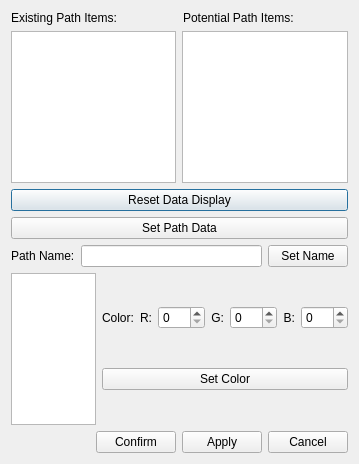
<?xml version="1.0" encoding="UTF-8"?>
<ui version="4.0">
 <class>Dialog</class>
 <widget class="QDialog" name="Dialog">
  <property name="geometry">
   <rect>
    <x>0</x>
    <y>0</y>
    <width>359</width>
    <height>464</height>
   </rect>
  </property>
  <property name="windowTitle">
   <string>Dialog</string>
  </property>
  <layout class="QVBoxLayout" name="verticalLayout">
   <item>
    <layout class="QHBoxLayout" name="horizontalLayout_5">
     <property name="bottomMargin">
      <number>0</number>
     </property>
     <item>
      <widget class="QLabel" name="label_2">
       <property name="text">
        <string>Existing Path Items:</string>
       </property>
      </widget>
     </item>
     <item>
      <widget class="QLabel" name="label_3">
       <property name="text">
        <string>Potential Path Items:</string>
       </property>
      </widget>
     </item>
    </layout>
   </item>
   <item>
    <layout class="QVBoxLayout" name="verticalLayout_3">
     <property name="topMargin">
      <number>0</number>
     </property>
     <item>
      <layout class="QHBoxLayout" name="horizontalLayout_2">
       <item>
        <widget class="QListWidget" name="listWidget">
         <property name="editTriggers">
          <set>QAbstractItemView::NoEditTriggers</set>
         </property>
         <property name="dragEnabled">
          <bool>true</bool>
         </property>
         <property name="dragDropMode">
          <enum>QAbstractItemView::DragDrop</enum>
         </property>
         <property name="defaultDropAction">
          <enum>Qt::MoveAction</enum>
         </property>
        </widget>
       </item>
       <item>
        <widget class="QListWidget" name="listWidget_2">
         <property name="editTriggers">
          <set>QAbstractItemView::NoEditTriggers</set>
         </property>
         <property name="dragEnabled">
          <bool>true</bool>
         </property>
         <property name="dragDropMode">
          <enum>QAbstractItemView::DragDrop</enum>
         </property>
         <property name="defaultDropAction">
          <enum>Qt::MoveAction</enum>
         </property>
        </widget>
       </item>
      </layout>
     </item>
     <item>
      <widget class="QPushButton" name="pushButton_7">
       <property name="text">
        <string>Reset Data Display</string>
       </property>
      </widget>
     </item>
     <item>
      <widget class="QPushButton" name="pushButton_4">
       <property name="text">
        <string>Set Path Data</string>
       </property>
      </widget>
     </item>
    </layout>
   </item>
   <item>
    <layout class="QHBoxLayout" name="horizontalLayout_6">
     <property name="rightMargin">
      <number>0</number>
     </property>
     <property name="bottomMargin">
      <number>0</number>
     </property>
     <item>
      <widget class="QLabel" name="label">
       <property name="text">
        <string>Path Name:</string>
       </property>
      </widget>
     </item>
     <item>
      <widget class="QLineEdit" name="lineEdit_2"/>
     </item>
     <item>
      <widget class="QPushButton" name="pushButton_5">
       <property name="text">
        <string>Set Name</string>
       </property>
      </widget>
     </item>
    </layout>
   </item>
   <item>
    <layout class="QHBoxLayout" name="horizontalLayout_4">
     <property name="topMargin">
      <number>0</number>
     </property>
     <item>
      <widget class="QGraphicsView" name="graphicsView"/>
     </item>
     <item>
      <layout class="QVBoxLayout" name="verticalLayout_2">
       <property name="leftMargin">
        <number>0</number>
       </property>
       <item>
        <layout class="QHBoxLayout" name="horizontalLayout_8">
         <property name="rightMargin">
          <number>0</number>
         </property>
         <item>
          <widget class="QLabel" name="label_4">
           <property name="text">
            <string>Color:</string>
           </property>
          </widget>
         </item>
         <item>
          <widget class="QLabel" name="label_5">
           <property name="text">
            <string>R:</string>
           </property>
           <property name="alignment">
            <set>Qt::AlignRight|Qt::AlignTrailing|Qt::AlignVCenter</set>
           </property>
          </widget>
         </item>
         <item>
          <widget class="QSpinBox" name="spinBox">
           <property name="maximum">
            <number>255</number>
           </property>
          </widget>
         </item>
         <item>
          <widget class="QLabel" name="label_6">
           <property name="text">
            <string>G:</string>
           </property>
           <property name="alignment">
            <set>Qt::AlignRight|Qt::AlignTrailing|Qt::AlignVCenter</set>
           </property>
          </widget>
         </item>
         <item>
          <widget class="QSpinBox" name="spinBox_2">
           <property name="maximum">
            <number>255</number>
           </property>
          </widget>
         </item>
         <item>
          <widget class="QLabel" name="label_7">
           <property name="text">
            <string>B:</string>
           </property>
           <property name="alignment">
            <set>Qt::AlignRight|Qt::AlignTrailing|Qt::AlignVCenter</set>
           </property>
          </widget>
         </item>
         <item>
          <widget class="QSpinBox" name="spinBox_3">
           <property name="maximum">
            <number>255</number>
           </property>
          </widget>
         </item>
        </layout>
       </item>
       <item>
        <layout class="QHBoxLayout" name="horizontalLayout_7">
         <property name="topMargin">
          <number>0</number>
         </property>
         <item>
          <widget class="QPushButton" name="pushButton_6">
           <property name="text">
            <string>Set Color</string>
           </property>
          </widget>
         </item>
        </layout>
       </item>
      </layout>
     </item>
    </layout>
   </item>
   <item>
    <layout class="QHBoxLayout" name="horizontalLayout">
     <item>
      <spacer name="horizontalSpacer">
       <property name="orientation">
        <enum>Qt::Horizontal</enum>
       </property>
       <property name="sizeHint" stdset="0">
        <size>
         <width>40</width>
         <height>20</height>
        </size>
       </property>
      </spacer>
     </item>
     <item>
      <widget class="QPushButton" name="pushButton">
       <property name="text">
        <string>Confirm</string>
       </property>
      </widget>
     </item>
     <item>
      <widget class="QPushButton" name="pushButton_3">
       <property name="text">
        <string>Apply</string>
       </property>
      </widget>
     </item>
     <item>
      <widget class="QPushButton" name="pushButton_2">
       <property name="text">
        <string>Cancel</string>
       </property>
      </widget>
     </item>
    </layout>
   </item>
  </layout>
 </widget>
 <resources/>
 <connections/>
</ui>
